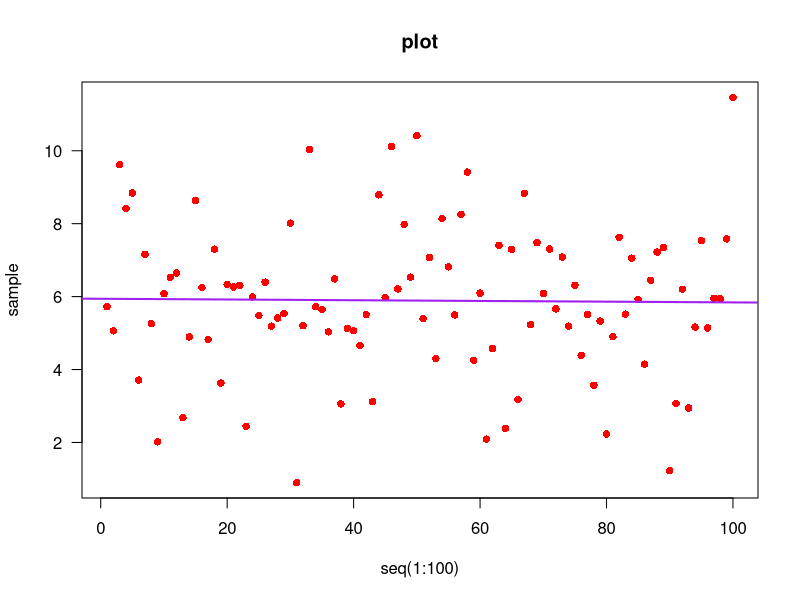

Here is the R script that generated this plot:
## ---- chunk 1
sample = rnorm(100, mean = 6, sd = 2)
plot(seq(1:100), sample, main = "plot", las = 1, col = "red", pch = 16)
lm1 = lm(sample~seq(1:100))
abline(lm1, col = "purple", lwd = 2)
